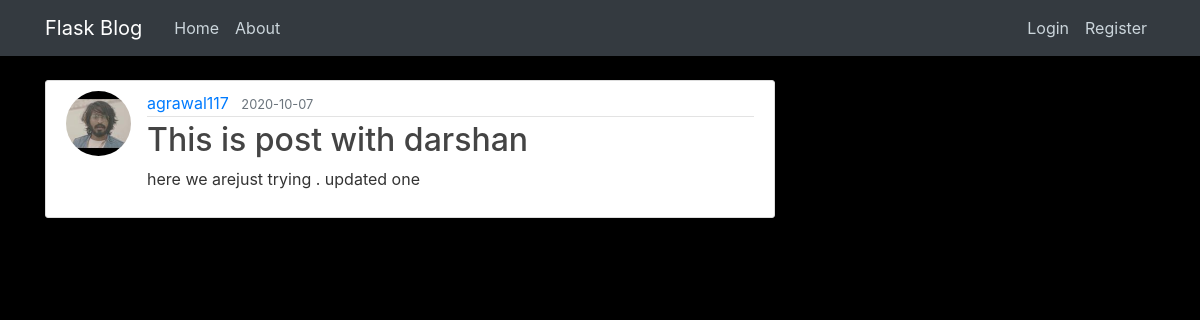
The app's page /post/16 with its own data.
### flaskblog/models.py (models this page shows, shortened)
class User(db.Model, UserMixin):
    id = db.Column(db.Integer, primary_key=True)
    username = db.Column(db.String(20), unique=True, nullable=False)
    email = db.Column(db.String(120), unique=True, nullable=False)
    image_file = db.Column(db.String(20), nullable=False, default='default.jpg')
    password = db.Column(db.String(60), nullable=False)
    posts = db.relationship('Post', backref='author', lazy=True)

class Post(db.Model):
    id = db.Column(db.Integer, primary_key=True)
    title = db.Column(db.String(100), nullable=False)
    date_posted = db.Column(db.DateTime, nullable=False, default=datetime.utcnow)
    content = db.Column(db.Text, nullable=False)
    user_id = db.Column(db.Integer, db.ForeignKey('user.id'), nullable=False)

### flaskblog/routes.py (the view)
@app.route("/post/<int:post_id>")
def post(post_id):
	post = Post.query.get_or_404(post_id)
	return render_template('post.html', title=post.title, post=post)

### flaskblog/templates/post.html (shortened to what this page needs)
{% extends "layout.html" %}
{% block content %}
  <article class="media content-section">
    <img class="rounded-circle article-img" src="{{ url_for('static', filename='profile_pics/' + post.author.image_file) }}">
    <div class="media-body">
      <div class="article-metadata">
        <a class="mr-2" href="{{ url_for('user_posts', username=post.author.username) }}">{{ post.author.username }}</a>
        <small class="text-muted">{{ post.date_posted.strftime('%Y-%m-%d') }}</small>
      </div>
      <h2 class="article-title">{{ post.title }}</h2>
      <p class="article-content">{{ post.content }}</p>
    </div>
  </article>
{% endblock content %}

### flaskblog/static/main.css (style rules this page uses)
body { background: #000; color: #333333; margin-top: 5rem; }
h1, h2, h3, h4, h5, h6 { color: #444444; }
.content-section { background: #ffffff; padding: 10px 20px; border: 1px solid #dddddd; border-radius: 3px; margin-bottom: 20px; }
.article-title { color: #444444; }
.article-content { white-space: pre-line; }
.article-img { height: 65px; width: 65px; margin-right: 16px; }
.article-metadata { padding-bottom: 1px; margin-bottom: 4px; border-bottom: 1px solid #e3e3e3 }

### records on screen
User: image_file (picture), author.username "agrawal117"
Post: date_posted "2020-10-07", title "This is post with darshan", content "here we arejust trying . updated one"
